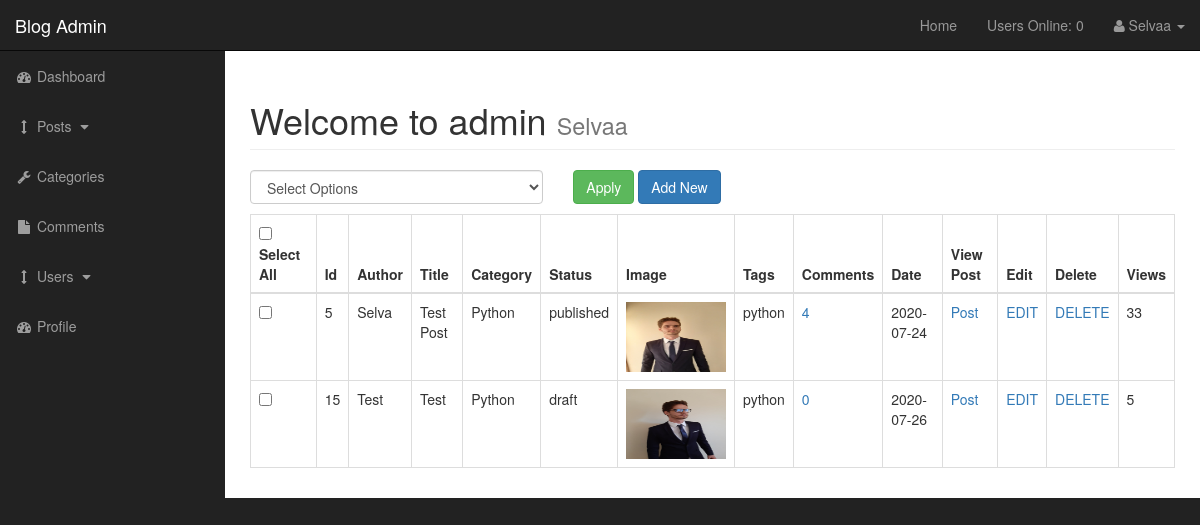
The app's page /admin/posts.php (signed in) with its own data.
### tables this page shows
CREATE TABLE `posts` (
  `post_id` int(3) NOT NULL,
  `post_category_id` int(3) NOT NULL,
  `post_title` varchar(255) NOT NULL,
  `post_date` date NOT NULL,
  `post_author` varchar(255) NOT NULL,
  `post_image` text NOT NULL,
  `post_content` text NOT NULL,
  `post_tags` varchar(255) NOT NULL,
  `post_comment_count` int(11) NOT NULL DEFAULT 0,
  `post_status` varchar(255) NOT NULL DEFAULT 'draft',
  `post_views_count` int(11) NOT NULL DEFAULT 0
);

### admin/includes/view_all_posts.php (the view, shortened to what this page needs)
<form action="" method="post">
<table class="table table-bordered table-hover">
    <div id="bulkOptionsContainer" class="col-xs-4" style="margin-bottom: 10px; padding-left: 0px">
        <select class="form-control" name="bulkOptions" id="">
            <option value="">Select Options</option>
        </select>
    </div>
    <div class="col-xs-4">
        <input type="submit" name="submit" class="btn btn-success" value="Apply">
        <a class="btn btn-primary" href="posts.php?source=add_post">Add New</a>
    </div>
    <thead>
    <tr>
        <th><input id="selectAllBoxes" type="checkbox">  Select All</th>
        <th>Id</th>
        <th>Author</th>
        <th>Title</th>
        <th>Category</th>
        <th>Status</th>
        <th>Image</th>
        <th>Tags</th>
        <th>Comments</th>
        <th>Date</th>
        <th>View Post</th>
        <th>Edit</th>
        <th>Delete</th>
        <th>Views</th>
    </tr>
    </thead>
    <tbody>
    <?php
    $query = "SELECT * FROM posts";
    $select_posts = mysqli_query($connection, $query);
    while($row = mysqli_fetch_assoc($select_posts)) {
        $post_id = $row['post_id'];
        $post_author = $row['post_author'];
        $post_title = $row['post_title'];
        $post_category_id = $row['post_category_id'];
        $post_status = $row['post_status'];
        $post_image = $row['post_image'];
        $post_tags = $row['post_tags'];
        $post_date = $row['post_date'];
        $post_views_count = $row['post_views_count'];
        echo "<tr>";
        ?>
        <td><input class='checkBoxes' type='checkbox' name='checkBoxArray[]' value='<?php echo $post_id ?>'></td>
        <?php
        echo "<td>$post_id</td>";
        echo "<td>$post_author</td>";
        echo "<td>$post_title</td>";
        $stmt = mysqli_prepare($connection, "SELECT cat_id, cat_title FROM categories WHERE cat_id = ?");
        mysqli_stmt_bind_param($stmt, 'i', $post_category_id);
        mysqli_stmt_execute($stmt);
        mysqli_stmt_bind_result($stmt, $cat_id, $cat_title);
        echo "<td>$cat_title</td>";
        echo "<td>$post_status</td>";
        echo "<td><img width='100px' height='70px' src='../images/$post_image' alt='image'></td>";
        echo "<td>$post_tags</td>";
        $comment_stmt = mysqli_prepare($connection, "SELECT * FROM comments WHERE comment_post_id =  ?");
        mysqli_stmt_bind_param($comment_stmt, 'i', $post_id);
        mysqli_stmt_execute($comment_stmt);
        mysqli_stmt_store_result($comment_stmt);
        $count_comments = mysqli_stmt_num_rows($comment_stmt);
        echo "<td><a href='post_comments.php?id=$post_id'>$count_comments</a></td>";
        echo "<td>$post_date</td>";
        echo "<td><a href='../post.php?p_id=$post_id'>Post</a></td>";
        echo "<td><a href='posts.php?source=edit_post&p_id=$post_id'>EDIT</a></td>";
        echo "<td><a rel='$post_id' href='javascript:void(0)' class='delete_link'>DELETE</a></td>";
        echo "<td>$post_views_count</td>";
        echo "</tr>";
    }
    ?>
    </tbody>
</table>
</form>

### admin/css/sb-admin.css (style rules this page uses)
body { margin-top: 100px; background-color: #222; }
@media (min-width:768px) { body { margin-top: 50px; } }

### records on screen
posts: post_id "5", post_author "Selva", post_title "Test Post", post_status "published", post_image (picture), post_tags "python", count_comments "4", post_date "2020-07-24", post_views_count "33"
posts: post_id "15", post_author "Test", post_title "Test", post_status "draft", post_image (picture), post_tags "python", count_comments "0", post_date "2020-07-26", post_views_count "5"

### other values on screen
usersOnline() "0"
$_SESSION['firstname'] "Selvaa"
